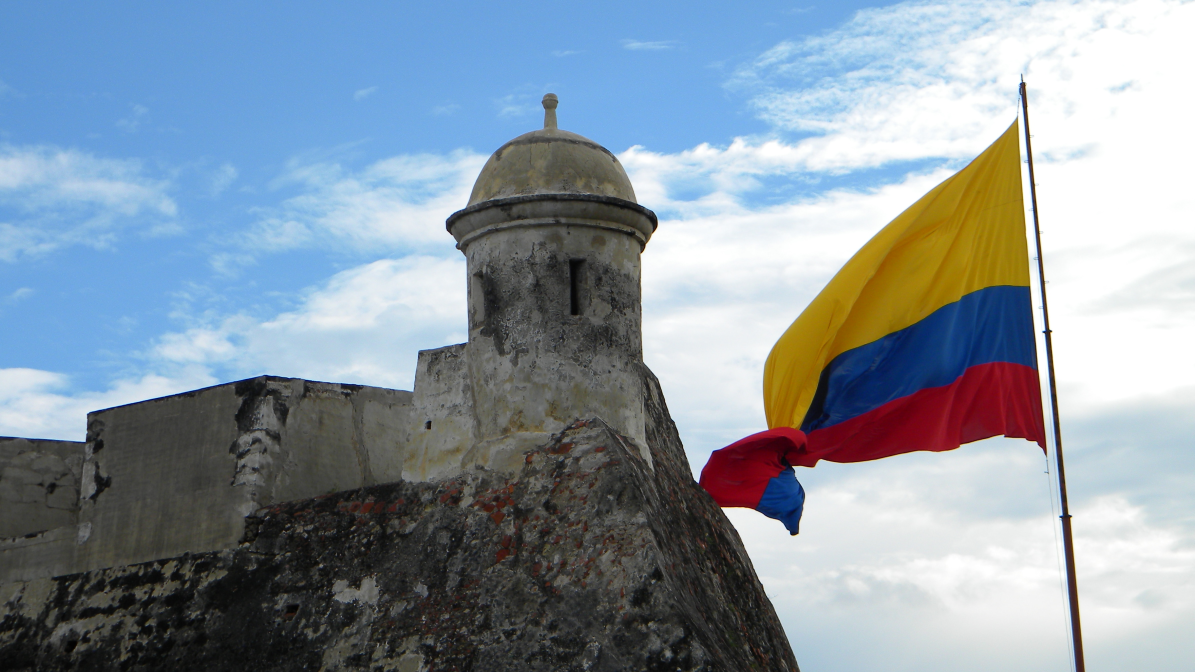
#> input picture HOG/cartagena.jpg, 3584 x 2016 px (shown at 1/3 size)
$ python hogLibrerias.py   (older library calls are emulated)
#> lines starting #> are read from the running program, lines starting #| are printed output that depends on the picture
### HOG/ipFunctions.py
import matplotlib.pyplot as plt
import matplotlib as mpl
import numpy as np
import statistics as stat
import matplotlib.image as mpimg
import tkinter as tk
from tkinter import filedialog
from skimage.transform import resize
import os

# [58 lines left out: functions plotHOG, calcularGradientes, not called in this run]

def getuserimg(cartagena=False):
#> called with cartagena = True
    if cartagena == True:
        return plt.imread('cartagena.jpg')
#> returned value is the input picture: shape (2016, 3584, 3); mean R, G, B 137.3, 150.5, 162
    else:
        path = getuserpath()
        return plt.imread(path)

# [4 lines left out: function getuserpath, not called in this run]

def imsave(name,I):
    mpimg.imsave(name+'.jpeg',I)

# [67 lines left out: functions imsplit, imhist, imadjust, stretchlim, histeq, not called in this run]

def rgb2gray(I):
    r,g,b=imsplit(I)
    return np.uint8(0.299*np.double(r)+0.587*np.double(g)+0.114*np.double(b))

# [87 lines left out: functions makeMask, graythresh, imnoise, non_overflowing_sum, bits8, immse and 1 more, not called in this run]

def imundersize(I,step):
#> called with step = 6
    F,C,capas = I.shape
#> F = 2016; C = 3584; capas = 3
    return I[0:F:step,0:C:step]
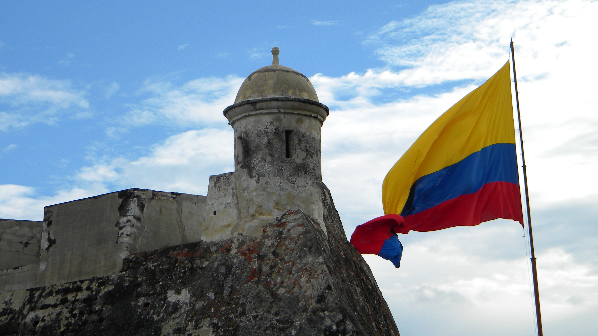
#> returned value: shape (336, 598, 3); mean of channels 0, 1, 2 137.4, 150.6, 162.1; drawn as R, G, B

# [189 lines left out: functions imfilter, fspecial, medfilt2, modefilt, ordfilt2, stdfilt and 1 more, not called in this run]

def gaussfilt(cosas):
    print(cosas)

# [63 lines left out: functions im2bw, otsuthresh, imbinarize, adaptthresh, not called in this run]

### HOG/hogLibrerias.py
import matplotlib.pyplot as plt
from ipFunctions import *
from skimage.transform import resize
from skimage.feature import hog

img = getuserimg(cartagena=True)
img = imundersize(img,6)
F, C, layers = img.shape
#> F = 336; C = 598; layers = 3
img = resize(img,(F,C))

plt.figure()
plt.subplot(1,2,1)
plt.set_cmap('gray')
plt.imshow(img)

fd, hog_image = hog(img, orientations=9, pixels_per_cell=(8, 8),
                	cells_per_block=(2, 2), visualize=True, multichannel=True)
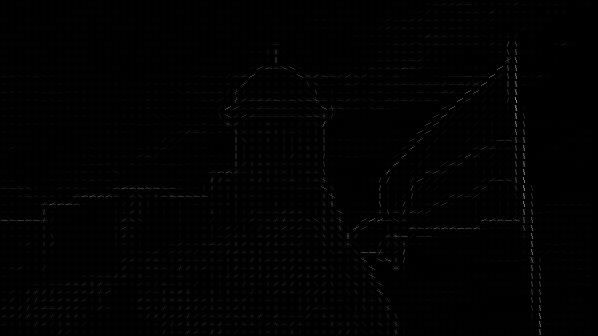
#> hog_image: shape (336, 598) float64; min 0, max 0.528, mean 0.00657
plt.subplot(1,2,2)
plt.axis("off")
plt.imshow(hog_image, cmap="gray")

plt.show()
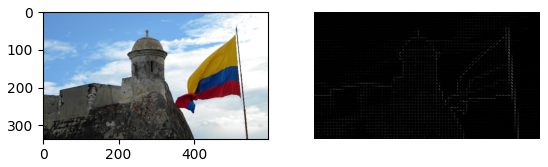
#> figure drawn by matplotlib, 2 panels

$ run again, with HOG/abu.jpeg copied over HOG/cartagena.jpg
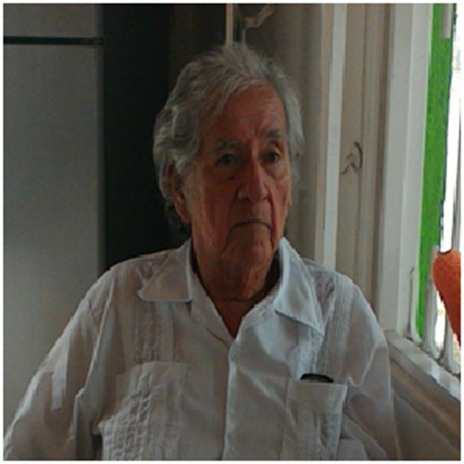
#> input picture HOG/abu.jpeg, 464 x 464 px
#> in getuserimg, returned value is the input picture: shape (464, 464, 3); mean R, G, B 92.6, 90, 81.6
#> `fd, hog_image = hog(img, orientations=9, pixels_per_cell=(8, 8), cells..`:
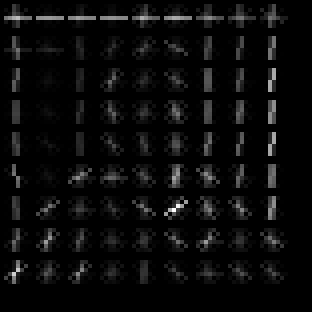
#> hog_image: shape (78, 78) float64 (shown 4 times larger); min 0, max 0.221, mean 0.00972; drawn with min black and max white
#> fd = 2304 values, max 0.533 at index 40, min 0 at index 1, mean 0.125
#> `plt.show()`:
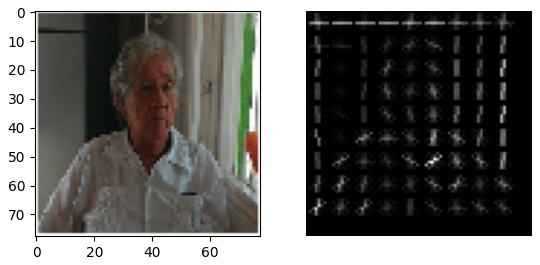
#> figure drawn by matplotlib, 2 panels
